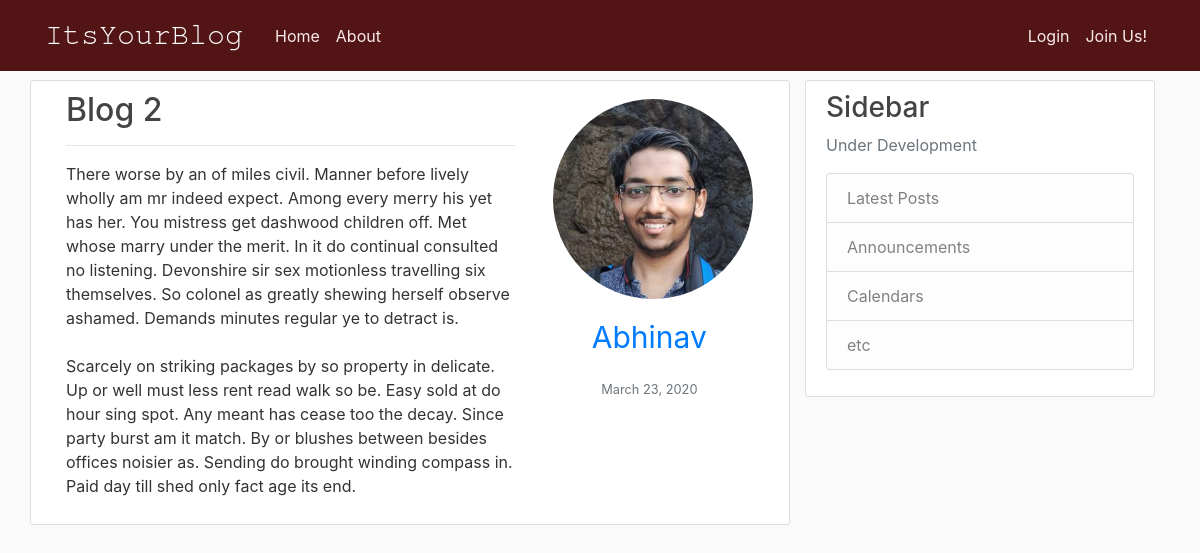
/blog/2/, run on an earlier commit of the app's database.
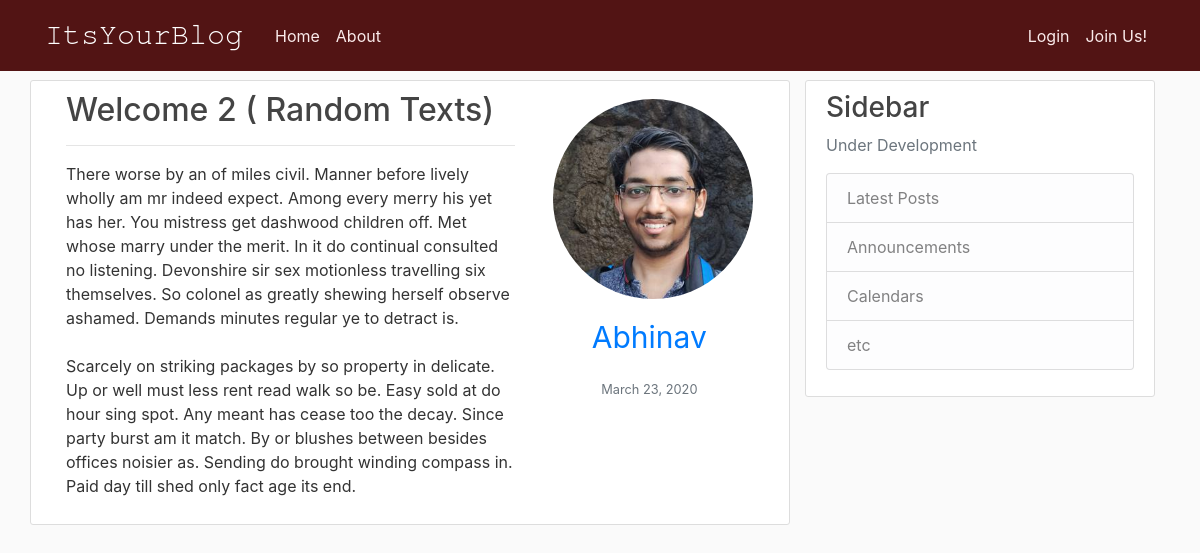
And on a later commit of the database.
### blog/models.py (models this page shows, shortened)
class Post(models.Model):
	title = models.CharField(max_length = 100)
	content = models.TextField()
	date_posted = models.DateTimeField(default=timezone.now)
	author = models.ForeignKey(User, on_delete=models.CASCADE)

### users/models.py (models this page shows, shortened)
class Profile(models.Model):
	user = models.OneToOneField(User, on_delete=models.CASCADE)
	image = models.ImageField(default='default.jpg', upload_to='profile_pics')
	bio = models.TextField(blank=True)

### blog/views.py (the view)
# urls.py: path('blog/<int:pk>/', PostDetailView.as_view(), name = 'blog-detail'),
class PostDetailView(DetailView):
	model = Post
	context_object_name = 'post'

### blog/templates/blog/post_detail.html (shortened to what this page needs)
{% extends "blog/base.html" %}
{% block content %}
	<div class="row content-section">
		<div class="col-md-8">
			<h2 class="article-title">{{ post.title }}</h2>
			<hr>
			<p class="article-content">{{ post.content }}</p>
		</div>
		<div class="col-md-4 justify-content-md-center" style="text-align: center;">
			<div class="p-2"><img class="rounded-circle article-img" src="{{ post.author.profile.image.url }}" style="width:200px; height: 200px;"></div>
			<div class="p-2" style="font-size: 30px"><a href="{% url 'user-blog' post.author.username %}">{{ post.author }}</a></div>
			<div class="p-2"><small class="text-muted">{{ post.date_posted|date:"F d, Y"}}</small></div>
		</div>
	</div>
{% endblock content %}

What changed in the data, as far as the page shows it:
changed Post "Abhinav": title "Blog 2" → "Welcome 2 ( Random Texts)"
